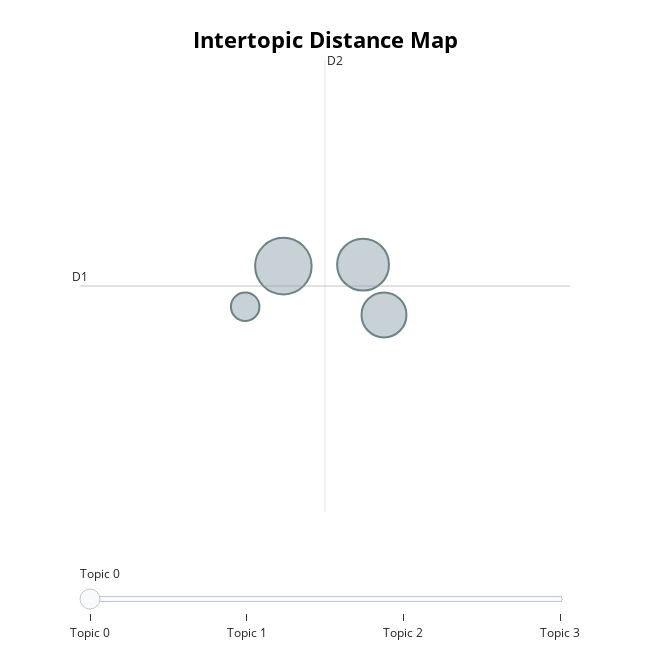

The code cell stored with this chart in its notebook:
### Code cell
topic_model.visualize_topics()

### Figure 1 — Plotly figure (JSON) as saved in the notebook; plotly's stock layout.template omitted (floating-point values rounded to 4 significant figures)
{"data": [{"customdata": [[0, "河南 | 旅行 | 历史 | 中国 | 景区", 244], [1, "景区 | 游客 | 郑州 | 旅客 | 活动", 205], [2, "建设 | 发展 | 项目 | 河南 | 博物馆", 154], [3, "中国 | 龙门石窟 | 石窟 | 艺术 | 世界", 62]], "hovertemplate": "<b>Topic %{customdata[0]}</b><br>%{customdata[1]}<br>Size: %{customdata[2]}", "legendgroup": "", "marker": {"color": "#B0BEC5", "line": {"color": "DarkSlateGrey", "width": 2}, "size": [244, 205, 154, 62], "sizemode": "area", "sizeref": 0.1525, "symbol": "circle"}, "mode": "markers", "name": "", "orientation": "v", "showlegend": false, "type": "scatter", "x": [14.56, 15.58, 15.85, 14.07], "xaxis": "x", "y": [20.22, 20.24, 19.5, 19.62], "yaxis": "y"}], "layout": {"annotations": [{"showarrow": false, "text": "D1", "x": 11.96, "y": 19.93, "yshift": 10}, {"showarrow": false, "text": "D2", "x": 15.09, "xshift": 10, "y": 23.28}], "height": 650, "hoverlabel": {"bgcolor": "white", "font": {"family": "Rockwell", "size": 16}}, "legend": {"itemsizing": "constant", "tracegroupgap": 0}, "margin": {"t": 60}, "shapes": [{"line": {"color": "#CFD8DC", "width": 2}, "type": "line", "x0": 15.09, "x1": 15.09, "y0": 16.57, "y1": 23.28}, {"line": {"color": "#9E9E9E", "width": 2}, "type": "line", "x0": 11.96, "x1": 18.23, "y0": 19.93, "y1": 19.93}], "sliders": [{"active": 0, "pad": {"t": 50}, "steps": [{"args": [{"marker.color": [["red", "#B0BEC5", "#B0BEC5", "#B0BEC5"]]}], "label": "Topic 0", "method": "update"}, {"args": [{"marker.color": [["#B0BEC5", "red", "#B0BEC5", "#B0BEC5"]]}], "label": "Topic 1", "method": "update"}, {"args": [{"marker.color": [["#B0BEC5", "#B0BEC5", "red", "#B0BEC5"]]}], "label": "Topic 2", "method": "update"}, {"args": [{"marker.color": [["#B0BEC5", "#B0BEC5", "#B0BEC5", "red"]]}], "label": "Topic 3", "method": "update"}]}], "title": {"font": {"color": "Black", "size": 22}, "text": "<b>Intertopic Distance Map</b>", "x": 0.5, "xanchor": "center", "y": 0.95, "yanchor": "top"}, "width": 650, "xaxis": {"anchor": "y", "domain": [0, 1], "range": [11.96, 18.23], "title": {"text": ""}, "visible": false}, "yaxis": {"anchor": "x", "domain": [0, 1], "range": [16.57, 23.28], "title": {"text": ""}, "visible": false}}}
